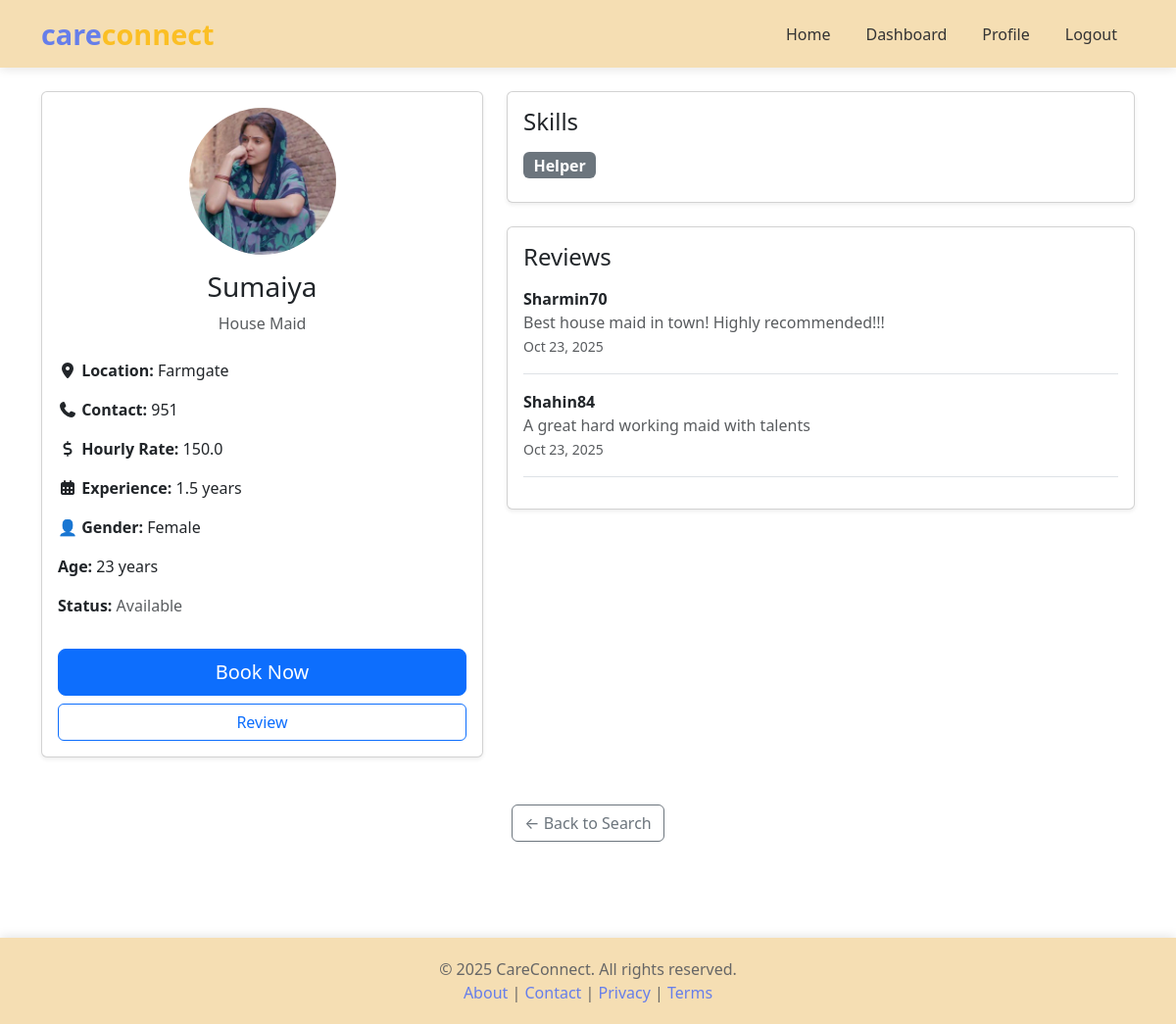
The app's page /users/provider/3/ (signed in) with its own data.
### providers/models.py (models this page shows, shortened)
class ServiceProvider(models.Model):
    CATEGORY_CHOICES = [
        ('maid', 'House Maid'),
        ('babysitter', 'Babysitter'),
        ('caregiver', 'Caregiver'),
    ]
    GENDER_CHOICES = [
        ('male', 'Male'),
        ('female', 'Female'),
        ('other', 'Other'),
    ]
    user = models.OneToOneField(User, on_delete=models.CASCADE, related_name='provider_profile')
    name = models.CharField(max_length=100)
    age = models.IntegerField()
    gender = models.CharField(max_length=10, choices=GENDER_CHOICES)
    location = models.CharField(max_length=200)
    experience_year = models.FloatField()
    skills = models.TextField(help_text="Comma-separated")
    category = models.CharField(max_length=20, choices=CATEGORY_CHOICES)
    contactNo = models.CharField(max_length=15)
    hourlyRate = models.FloatField()
    availability = models.BooleanField(default=True)
    profile_image = models.ImageField(upload_to='provider_profiles/', blank=True, null=True)
    created_at = models.DateTimeField(auto_now_add=True)
    def get_skills_list(self):
        return [skill.strip() for skill in self.skills.split(',')]

### users/models.py (models this page shows, shortened)
class Feedback(models.Model):
    booking = models.OneToOneField(Booking, on_delete=models.CASCADE, related_name='booking_feedback')
    comment = models.TextField()
    created_at = models.DateTimeField(auto_now_add=True)

class Booking(models.Model):
    STATUS_CHOICES = [
        ('pending', 'Pending'),
        ('confirmed', 'Confirmed'),
        ('completed', 'Completed'),
        ('cancelled', 'Cancelled'),
    ]
    user = models.ForeignKey(User, on_delete=models.CASCADE, related_name='user_bookings')
    provider = models.ForeignKey('providers.ServiceProvider', on_delete=models.CASCADE, related_name='provider_bookings')
    dateTime = models.DateTimeField()
    status = models.CharField(max_length=20, choices=STATUS_CHOICES, default='pending')
    totalamount = models.FloatField()
    created_at = models.DateTimeField(auto_now_add=True)
    class Meta:
        ordering = ['-created_at']

class User(AbstractUser):
    contactNo = models.CharField(max_length=15)
    address = models.TextField()
    profile_image = models.ImageField(upload_to='user_profiles/', blank=True, null=True)
    is_provider = models.BooleanField(default=False)

### users/views.py (the view)
# urls.py: path('provider/<int:pk>/', views.provider_detail, name='provider_detail'),
@login_required
def provider_detail(request, pk):
    provider = ServiceProvider.objects.get(pk=pk)
    feedbacks = Feedback.objects.filter(booking__provider=provider).order_by('-created_at')[:5]
    context = {
        'provider': provider,
        'feedbacks': feedbacks,
    }
    return render(request, 'users/provider_detail.html', context)

### templates/users/provider_detail.html (shortened to what this page needs)
{% extends 'base.html' %}
{% block content %}
<div class="container mt-4 mb-5">
    <div class="row">
        <div class="col-md-5">
            <div class="card shadow-sm mb-4">
                <div class="card-body text-center">
                    {% if provider.profile_image %}
                    <img src="{{ provider.profile_image.url }}" class="rounded-circle mb-3" width="150" height="150" alt="Profile">
                    {% endif %}
                    <h3 >{{ provider.name }}</h3>
                    <p class="text-muted">{{ provider.get_category_display }}</p>
                    <div class="text-start mt-4">
                        <p><strong><i class="fa-solid fa-location-dot"></i> Location:</strong> {{ provider.location }}</p>
                        <p><strong><i class="fa-solid fa-phone"></i> Contact:</strong> {{ provider.contactNo }}</p>
                        <p><strong><i class="fa-solid fa-dollar-sign"></i> Hourly Rate:</strong> {{ provider.hourlyRate }}</p>
                        <p><strong><i class="fa-solid fa-calendar-days"></i> Experience:</strong> {{ provider.experience_year }} years</p>
                        <p><strong>👤 Gender:</strong> {{ provider.get_gender_display }}</p>
                        <p><strong> Age:</strong> {{ provider.age }} years</p>
                        <p>
                            <strong>Status:</strong>
                            {% if provider.availability %}
                            <span class="text-muted">Available</span>
                            {% else %}
                            <span class="text-muted">Unavailable</span>
                            {% endif %}
                        </p>
                    </div>
                    {% if provider.availability %}
                    <a href="{% url 'book_provider' provider.id %}" class="btn btn-primary w-100 btn-lg mt-3">Book Now</a>
                    {% else %}
                    <button class="btn btn-secondary w-100 btn-lg mt-3" disabled>Currently Unavailable</button>
                    {% endif %}
                    <a href="{% url 'add_provider_review' provider.id %}" class="btn btn-outline-primary w-100 mt-2">Review</a>
                </div>
            </div>
        </div>
        <div class="col-md-7">
            <div class="card shadow-sm mb-4">
                <div class="card-body">
                    <h4 class="mb-3">Skills</h4>
                    {% for skill in provider.get_skills_list %}
                    <span class="badge bg-secondary me-2 mb-2 fs-6">{{ skill }}</span>
                    {% endfor %}
                </div>
            </div>
            <div class="card shadow-sm">
                <div class="card-body">
                    <h4 class="mb-3">Reviews</h4>
                    {% if feedbacks %}
                        {% for feedback in feedbacks %}
                        <div class="mb-3 pb-3 border-bottom">
                            <div class="d-flex justify-content-between">
                                <strong>{{ feedback.booking.user.username }}</strong>
                            </div>
                            <p class="text-muted mb-0">{{ feedback.comment }}</p>
                            <small class="text-muted">{{ feedback.created_at|date:"M d, Y" }}</small>
                        </div>
                        {% endfor %}
                    {% else %}
                        <p class="text-muted">No reviews yet.</p>
                    {% endif %}
                </div>
            </div>
        </div>
    </div>
    <div class="text-center mt-4">
        <a href="{% url 'search_providers' %}" class="btn btn-outline-secondary">← Back to Search</a>
    </div>
</div>
{% endblock %}

### templates/base.html (style rules this page uses)
body { display: flex; flex-direction: column; min-height: 100vh; background: white; }

### records on screen
ServiceProvider: profile_image (picture), name "Sumaiya", category "House Maid", location "Farmgate", contactNo "951", hourlyRate "150.0", experience_year "1.5", gender "Female", age "23", get_skills_list "Helper"
Feedback: booking.user.username "Sharmin70", comment "Best house maid in town! Highly recommended!!!", created_at "Oct 23, 2025"
Feedback: booking.user.username "Shahin84", comment "A great hard working maid with talents", created_at "Oct 23, 2025"
